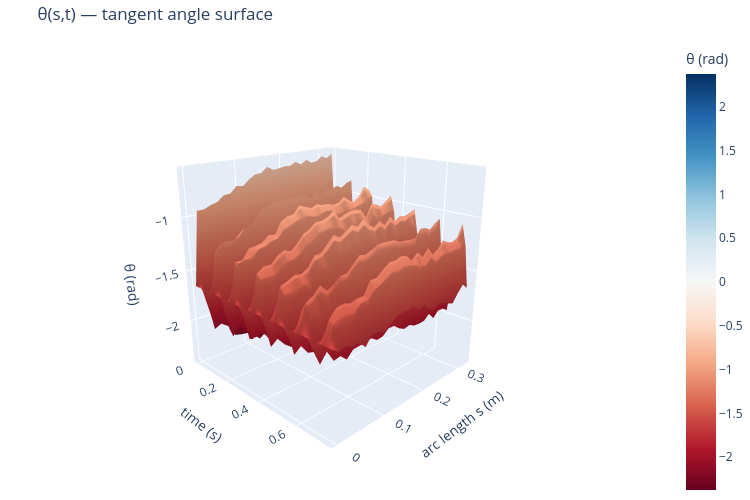

Source (notebook cell):
### Markdown cell above
# Segments angel plotting

### Code cell
import plotly.graph_objects as go

# ── θ(s,t) surface ────────────────────────────────────────────────────────
_stride    = 4
_fr        = np.arange(0, n_frames, _stride)
_s_theta   = np.linspace(0, L0, N)          # arc length at segment midpoints (m)
_THETA     = theta_smooth[_fr, :].T         # (N, n_t)
_t_ax      = t_raw[_fr]

fig = go.Figure(go.Surface(
    x=_t_ax, y=_s_theta, z=_THETA,
    colorscale='RdBu', cmid=0,
    colorbar=dict(title='θ (rad)')
))
fig.update_layout(
    title='θ(s,t) — tangent angle surface',
    scene=dict(
        xaxis_title='time (s)',
        yaxis_title='arc length s (m)',
        zaxis_title='θ (rad)',
        camera=dict(eye=dict(x=1.8, y=-1.8, z=0.9))
    ),
    width=750, height=500, margin=dict(l=0, r=0, t=40, b=0)
)
fig.show()

# ── θ heatmap ─────────────────────────────────────────────────────────────
fig2d, ax = plt.subplots(figsize=(8, 4), dpi=100)
im = ax.imshow(_THETA, aspect='auto', origin='lower',
               extent=[_t_ax[0], _t_ax[-1], 0, L0],
               cmap='RdBu')
fig2d.colorbar(im, ax=ax, label='θ (rad)')
ax.set_xlabel('time (s)')
ax.set_ylabel('arc length s (m)')
ax.set_title('θ(s,t) — tangent angle heatmap')
plt.tight_layout()
plt.show()

# ── θ(t) time series at 4 segments ────────────────────────────────────────
_seg_inspect = [0, N//4, N//2, N-1]
_seg_labels  = [f'seg {k}  (s={_s_theta[k]:.3f} m)' for k in _seg_inspect]

fig3, axes = plt.subplots(len(_seg_inspect), 1, figsize=(10, 8), sharex=True, dpi=100)
fig3.suptitle('θ(t) at 4 segments along the rod', fontsize=12)
for ax, k, lbl in zip(axes, _seg_inspect, _seg_labels):
    ax.plot(t_raw, theta_smooth[:, k], lw=1)
    ax.set_ylabel('θ (rad)', fontsize=9)
    ax.set_title(lbl, fontsize=9)
    ax.grid(True, alpha=0.3)
    ax.annotate(f'std={theta_smooth[:,k].std():.3f} rad  '
                f'range=[{theta_smooth[:,k].min():.2f}, {theta_smooth[:,k].max():.2f}]',
                xy=(0.02, 0.75), xycoords='axes fraction', fontsize=8, color='navy')
axes[-1].set_xlabel('time (s)')
plt.tight_layout()
plt.show()

print(f'θ shape: {theta_smooth.shape}  ({N} segments × {n_frames} frames)')
print(f'θ range: [{theta_smooth.min():.3f}, {theta_smooth.max():.3f}] rad  '
      f'({np.degrees(theta_smooth.min()):.1f}°, {np.degrees(theta_smooth.max()):.1f}°)')

### Figure 1 — Plotly figure (JSON) as saved in the notebook; plotly's stock layout.template omitted (floating-point values rounded to 4 significant figures; data arrays with more than 128 entries replaced by an {"elided": "..."} marker saying what was removed)
{"data": [{"cmid": 0, "colorbar": {"title": {"text": "θ (rad)"}}, "colorscale": [[0, "rgb(103,0,31)"], [0.1, "rgb(178,24,43)"], [0.2, "rgb(214,96,77)"], [0.3, "rgb(244,165,130)"], [0.4, "rgb(253,219,199)"], [0.5, "rgb(247,247,247)"], [0.6, "rgb(209,229,240)"], [0.7, "rgb(146,197,222)"], [0.8, "rgb(67,147,195)"], [0.9, "rgb(33,102,172)"], [1, "rgb(5,48,97)"]], "type": "surface", "x": [0.0, 0.02062, 0.04124, 0.06186, 0.08247, 0.1031, 0.1237, 0.1443, 0.1649, 0.1856, 0.2062, 0.2268, 0.2474, 0.268, 0.2887, 0.3093, 0.3299, 0.3505, 0.3711, 0.3918, 0.4124, 0.433, 0.4536, 0.4742, 0.4948, 0.5155, 0.5361, 0.5567, 0.5773, 0.5979, 0.6186, 0.6392, 0.6598, 0.6804, 0.701, 0.7216, 0.7423], "y": [0.0, 0.01354, 0.02708, 0.04063, 0.05417, 0.06771, 0.08125, 0.09479, 0.1083, 0.1219, 0.1354, 0.149, 0.1625, 0.176, 0.1896, 0.2031, 0.2167, 0.2302, 0.2438, 0.2573, 0.2708, 0.2844, 0.2979, 0.3115, 0.325], "z": {"elided": "25x37 float values"}}], "layout": {"height": 500, "margin": {"b": 0, "l": 0, "r": 0, "t": 40}, "scene": {"camera": {"eye": {"x": 1.8, "y": -1.8, "z": 0.9}}, "xaxis": {"title": {"text": "time (s)"}}, "yaxis": {"title": {"text": "arc length s (m)"}}, "zaxis": {"title": {"text": "θ (rad)"}}}, "title": {"text": "θ(s,t) — tangent angle surface"}, "width": 750}}
